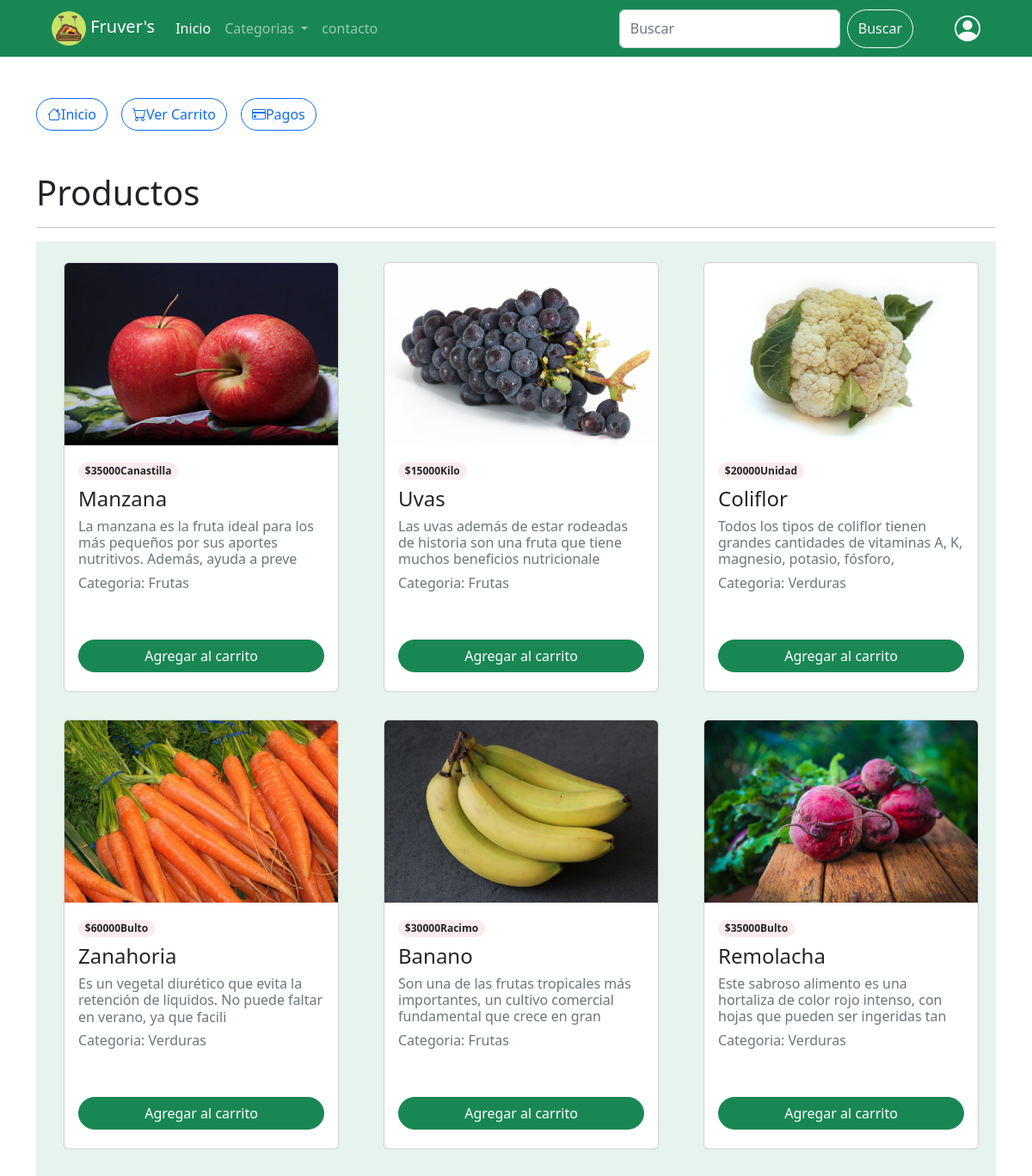
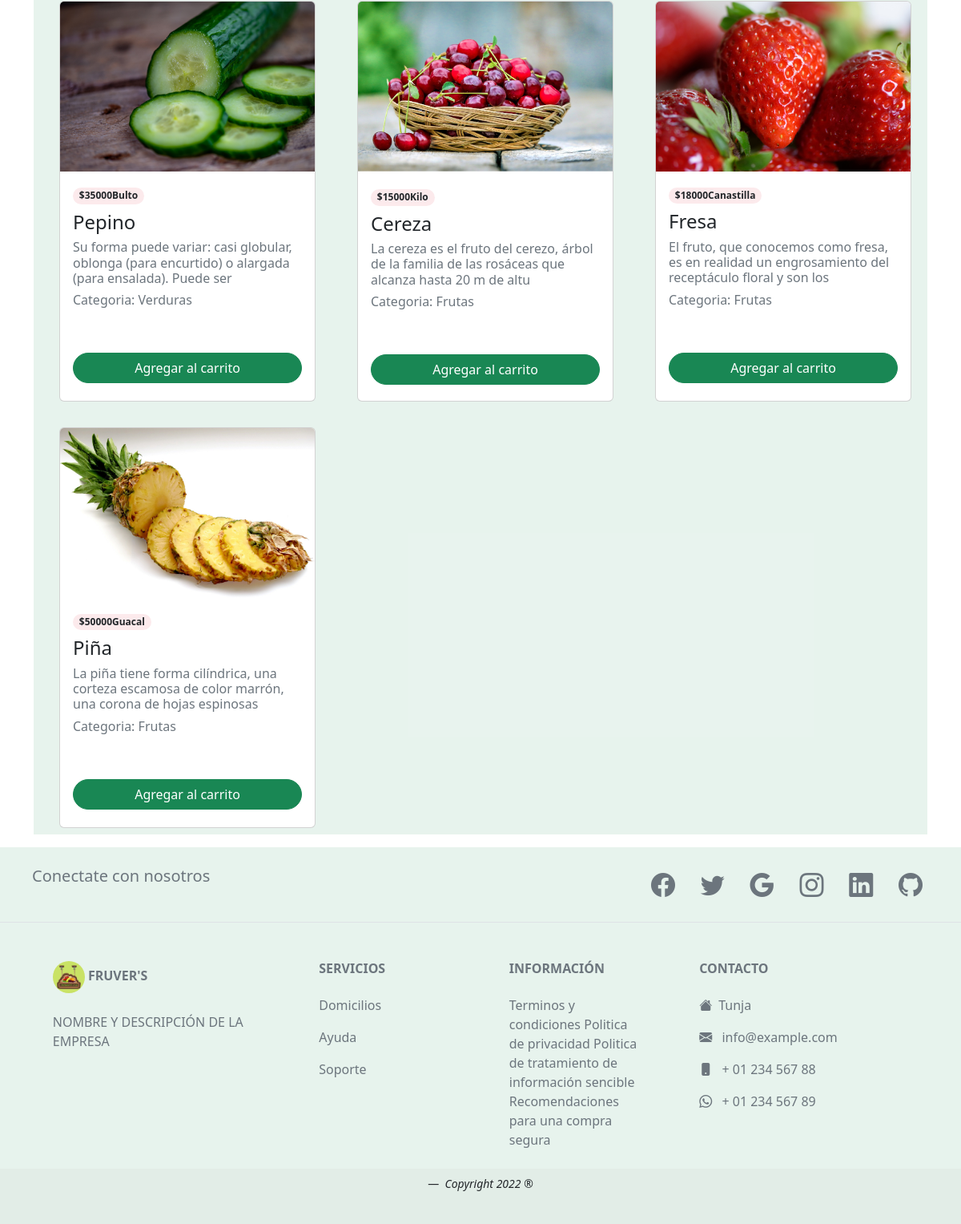
The app's page /carrito/index.php (signed in) with its own data (2 pictures, top to bottom).
### tables this page shows
CREATE TABLE `productos` (
  `id` int(6) NOT NULL,
  `nombre` varchar(40) NOT NULL,
  `descripcion` varchar(100) NOT NULL,
  `precio` int(40) NOT NULL,
  `codigo` varchar(40) NOT NULL,
  `categoria` varchar(40) NOT NULL,
  `cantidad` varchar(50) NOT NULL,
  `imagen` varchar(80) NOT NULL
);

### carrito/index.php (the view, shortened to what this page needs)
<?php
include 'Configuracion.php';
?>
<!DOCTYPE html>
<html>
<head>
        <link href="../css/bootstrap.min.css" rel="stylesheet">
        <link href="../libs/bootstrap-icons/bootstrap-icons.css" rel="stylesheet">
</head>
<body>
<nav class="navbar navbar-expand-lg bg-success navbar-dark ">
  <div class="container-fluid">
  <a class="navbar-brand ms-5" href="http://localhost/proyectoPrueba/">
      <img src="../img/logo2.png" alt="Logo fruver´s" width="40" height="40" class="d-inline-block align-text-center " style="border-radius: 1000px;">
      Fruver's
    </a>
    <div class="collapse navbar-collapse" id="navbarScroll">
      <ul class="navbar-nav me-auto my-2 my-lg-0 navbar-nav-scroll" style="--bs-scroll-height: 100px;">
        <li class="nav-item">
          <a class="nav-link active" aria-current="page" href="http://localhost/proyectoPrueba/">Inicio</a>
        </li>
        <li class="nav-item dropdown">
          <a class="nav-link dropdown-toggle" href="#" role="button" data-bs-toggle="dropdown" aria-expanded="false">
            Categorias
          </a>
        </li>
        <li class="nav-item">
          <a class="nav-link" href="http://localhost/proyectoPrueba/vistas/contacto.php">contacto</a>
        </li>
      </ul>
      <form class="d-flex" role="search">
        <input class="form-control me-2" type="search" placeholder="Buscar" aria-label="Search">
        <button class="btn btn-outline-light me-5" type="submit">Buscar</button>
        <a href="http://localhost/proyectoPrueba/usuario/index.php" class="me-5"><i  style="font-size: 30px;" class="bi bi-person-circle text-light"></i></a>
    </div>
  </div>
</nav>
<div class="container">
<div class="panel panel-default">
<div class="panel-heading mt-5">
<ul class="nav nav-pills">
<li role="presentation"><a href="index.php" class="btn btn-outline-primary"><i class="bi bi-house"></i>Inicio</a></li>
  <li role="presentation" class="active"><a href="VerCarta.php" class="btn btn-outline-primary ms-3"><i class="bi bi-cart"></i>Ver Carrito</a></li>
  <li role="presentation"><a href="Pagos.php" class="btn btn-outline-primary ms-3"><i class="bi bi-credit-card"></i>Pagos</a></li>
</ul>
</div>
    <h1 class="mt-5">Productos</h1>
    <hr>
    <div class="container bg-success bg-opacity-10">
        <div class="row">
        <?php
        $query = $db->query("SELECT * FROM PRODUCTOS ORDER BY id ASC LIMIT 50");
        if($query->num_rows > 0){
            while($row = $query->fetch_assoc()){
        ?>
            <div class="col-lg-4 col-sm-12 mt-3 p-2">
                <div class="card ms-4" style="width: 20rem; height: 500px">
                    <img src="<?php echo  $row["imagen"]; ?>"  class="card-img-top" alt="">
                    <div class="card-body">
                    <h6 class=" rounded-pill  badge text-bg-danger text-dark"><?php echo '$'.$row["precio"].$row["cantidad"]; ?></h6>
                        <h4 class=""><?php echo $row["nombre"]; ?></h4>
                        <h6 class="text-muted "><?php echo $row["descripcion"]; ?></h6>
                        <h6 class="text-muted"><?php echo 'Categoria: '.$row["categoria"]; ?></h6>
                        <div class="d-grid ">
                        <a class="btn btn-success mt-5 mb-3" href="AccionCarta.php?action=addToCart&id=<?php echo $row["id"]; ?>">Agregar al carrito</a>
                        </div>
                    </div>
                </div>
            </div>
        <?php } }else{ ?>
        <p>No hay productos.....</p>
        <?php }
        ?>
        </div>
    </div>
    </div>
    </div>
    <div class=" mt-3">
    <?php
include '../vistas/footer.php';
    ?>
    </div>
</body>
</html>

### carrito/index.php (style rules this page uses)
.btn { border-radius: 30px; }

### records on screen
productos: imagen (picture), precio "35000", cantidad "Canastilla", nombre "Manzana", descripcion "La manzana es la fruta ideal para los más pequeños por sus aportes nutritivos. Además, ayuda a preve", categoria "Frutas"
productos: imagen (picture), precio "15000", cantidad "Kilo", nombre "Uvas", descripcion "Las uvas además de estar rodeadas de historia son una fruta que tiene muchos beneficios nutricionale", categoria "Frutas"
productos: imagen (picture), precio "20000", cantidad "Unidad", nombre "Coliflor", descripcion "Todos los tipos de coliflor tienen grandes cantidades de vitaminas A, K, magnesio, potasio, fósforo,", categoria "Verduras"
productos: imagen (picture), precio "60000", cantidad "Bulto", nombre "Zanahoria", descripcion "Es un vegetal diurético que evita la retención de líquidos. No puede faltar en verano, ya que facili", categoria "Verduras"
productos: imagen (picture), precio "30000", cantidad "Racimo", nombre "Banano", descripcion "Son una de las frutas tropicales más importantes, un cultivo comercial fundamental que crece en gran", categoria "Frutas"
productos: imagen (picture), precio "35000", cantidad "Bulto", nombre "Remolacha", descripcion "Este sabroso alimento es una hortaliza de color rojo intenso, con hojas que pueden ser ingeridas tan", categoria "Verduras"
productos: imagen (picture), precio "35000", cantidad "Bulto", nombre "Pepino", descripcion "Su forma puede variar: casi globular, oblonga (para encurtido) o alargada (para ensalada). Puede ser", categoria "Verduras"
productos: imagen (picture), precio "15000", cantidad "Kilo", nombre "Cereza", descripcion "La cereza es el fruto del cerezo, árbol de la familia de las rosáceas que alcanza hasta 20 m de altu", categoria "Frutas"
productos: imagen (picture), precio "18000", cantidad "Canastilla", nombre "Fresa", descripcion "El fruto, que conocemos como fresa, es en realidad un engrosamiento del receptáculo floral y son los", categoria "Frutas"
productos: imagen (picture), precio "50000", cantidad "Guacal", nombre "Piña", descripcion "La piña tiene forma cilíndrica, una corteza escamosa de color marrón, una corona de hojas espinosas", categoria "Frutas"
